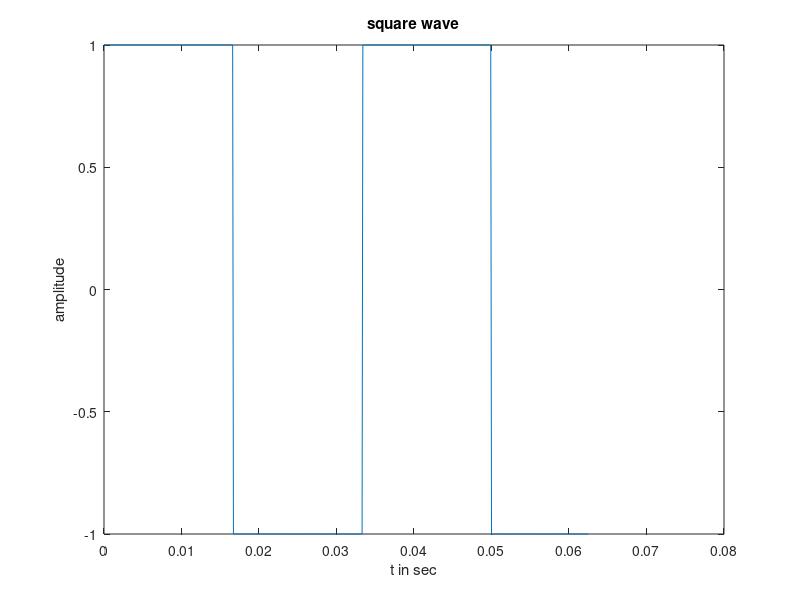

The MATLAB source for this figure:
clc
clear all;
close all;
t = 0:.0001:.0625;
y = square(2*pi*30*t);
plot(t,y);
xlabel('t in sec');
ylabel('amplitude');
title('square wave');